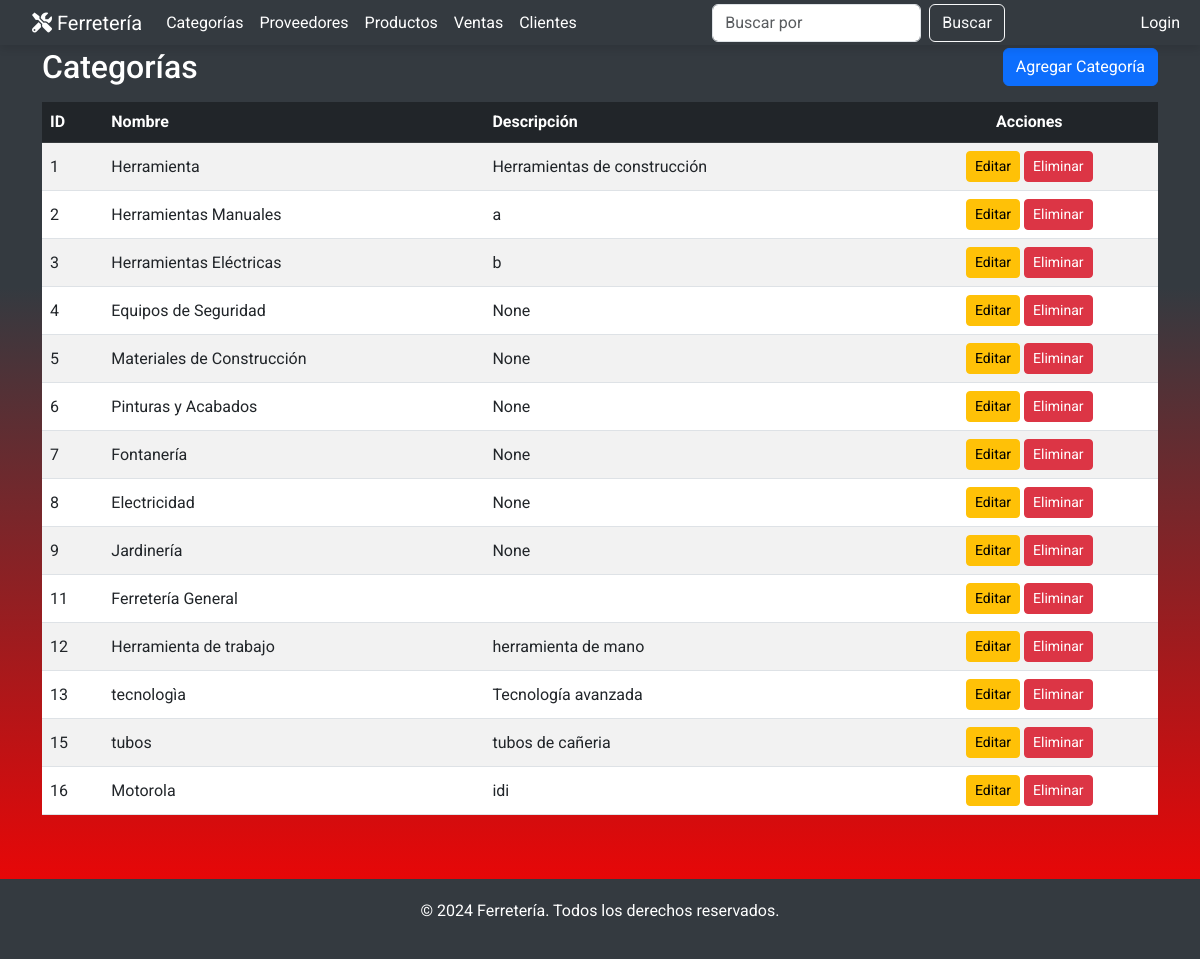
Page /categorias/ on the committed database.
### miAplicacion/models.py (models this page shows, shortened)
class Categoria(models.Model):
    nombre = models.CharField(max_length=50, unique=True)
    descripcion = models.TextField(blank=True, null=True)

### miAplicacion/views.py (the view)
# urls.py: path('categorias/', views.categoria_list, name='categoria_list'),
def categoria_list(request):
    categorias = Categoria.objects.all()
    return render(request, 'categorias/categoria_list.html', {'categorias': categorias})

### miAplicacion/templates/categorias/categoria_list.html (shortened to what this page needs)
{% extends 'base.html' %}
{% block content %}
<div class="container my-5">
    <div class="d-flex justify-content-between align-items-center mb-3">
        <h2 class="mb-0">Categorías</h2>
        <a href="{% url 'categoria_create' %}" class="btn btn-primary">Agregar Categoría</a>
    </div>
    <div class="table-responsive">
        <table class="table table-striped table-hover align-middle">
            <thead class="table-dark">
                <tr>
                    <th>ID</th>
                    <th>Nombre</th>
                    <th>Descripción</th>
                    <th class="text-center">Acciones</th>
                </tr>
            </thead>
            <tbody>
                {% for categoria in categorias %}
                <tr>
                    <td>{{ categoria.id }}</td>
                    <td>{{ categoria.nombre }}</td>
                    <td>{{ categoria.descripcion }}</td>
                    <td class="text-center">
                        <a href="{% url 'categoria_update' categoria.id %}" class="btn btn-warning btn-sm">Editar</a>
                        <a href="{% url 'categoria_delete' categoria.id %}" class="btn btn-danger btn-sm">Eliminar</a>
                    </td>
                </tr>
                {% endfor %}
            </tbody>
        </table>
    </div>
</div>
{% endblock %}

### miAplicacion/templates/base.html (style rules this page uses)
html, body { margin: 0; padding: 0; height: 100%; }
body { font-family: 'Roboto', sans-serif; background-color: #f8f9fa; color: #333; display: flex; flex-direction: column; min-height: 100vh; }

### rows in the picture
Categoria: id "1", nombre "Herramienta", descripcion "Herramientas de construcción"
Categoria: id "2", nombre "Herramientas Manuales", descripcion "a"
Categoria: id "3", nombre "Herramientas Eléctricas", descripcion "b"
Categoria: id "4", nombre "Equipos de Seguridad", descripcion "None"
Categoria: id "5", nombre "Materiales de Construcción", descripcion "None"
Categoria: id "6", nombre "Pinturas y Acabados", descripcion "None"
Categoria: id "7", nombre "Fontanería", descripcion "None"
Categoria: id "8", nombre "Electricidad", descripcion "None"
Categoria: id "9", nombre "Jardinería", descripcion "None"
Categoria: id "11", nombre "Ferretería General"
Categoria: id "12", nombre "Herramienta de trabajo", descripcion "herramienta de mano"
Categoria: id "13", nombre "tecnologìa", descripcion "Tecnología avanzada"
Categoria: id "15", nombre "tubos", descripcion "tubos de cañeria"
Categoria: id "16", nombre "Motorola", descripcion "idi"
